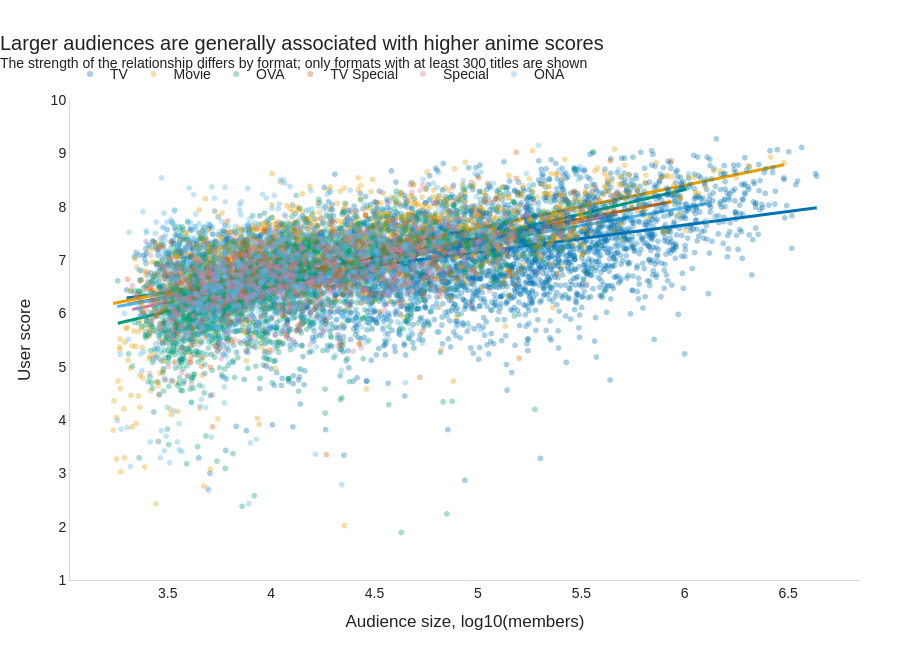

Write notebook code for a chart like this one.
### Code cell
fig = apply_chart_style(
    fig,
    title=(
        "Larger audiences are generally associated "
        "with higher anime scores"
    ),
    subtitle=(
        "The strength of the relationship differs by format; "
        "only formats with at least 300 titles are shown"
    )
)

fig.update_layout(
    height=650,
    legend={
        "orientation": "h",
        "yanchor": "bottom",
        "y": 1.02,
        "xanchor": "left",
        "x": 0
    }
)

fig.update_yaxes(
    range=[1, 10],
    dtick=1
)

fig.show()
